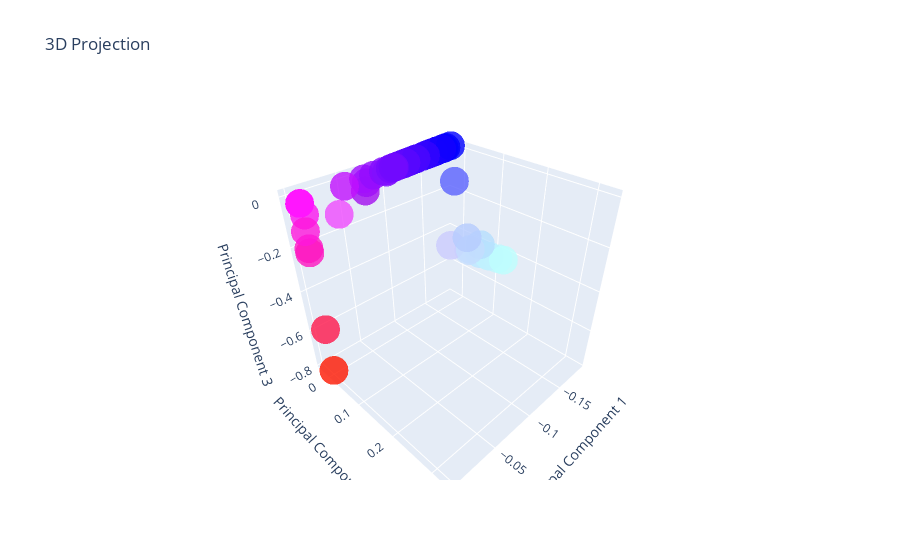
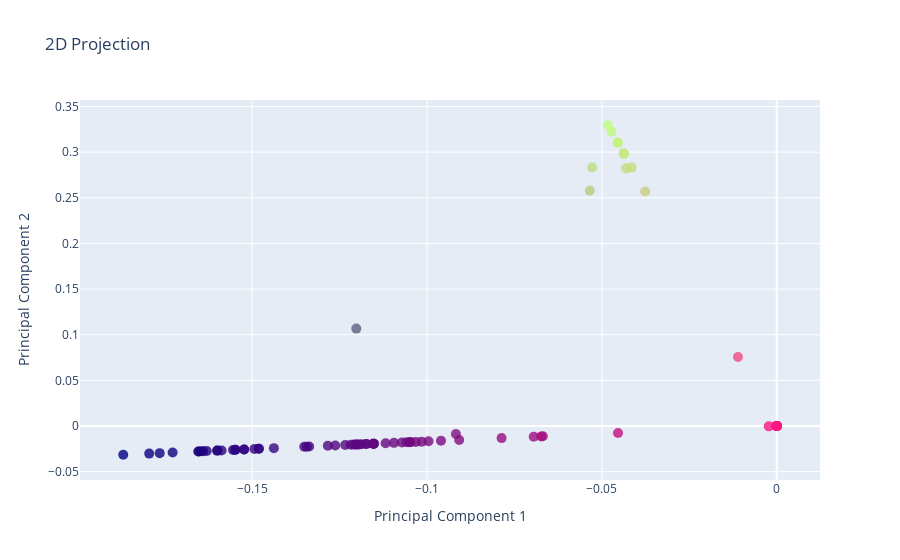

Notebook cell for these charts, in order:
### Code cell
# Create a new dictionary
langScores = {}

# for every document we have in a given directory, get the vectorized language scores of the document
# and add it to the dictionary as a value with the respective key being the name of the file
# Here the language is NOT KNOWN
for file in os.listdir(sampleDir):
    filePath = sampleDir + '/' + file

    content = readRawText(filePath)+'\n'
    freqs = freqsCalculator(content, stemDict)
    languageScore = langScore(content, freqs)
    langScores[file] = np.array(list(languageScore.values()))

# Build the matrix and get the labels of the respective points (in this case, the labels are just the file names)
matrix, labels = matrixBuilder(langScores)

# Project the matrix onto 2D and 3D space 
proj_matrix_3D = project_to_3d(matrix)
proj_matrix_2D = project_to_2d(matrix)

# Plot the projections
plot_3d_projection(proj_matrix_3D,labels)
plot_2d_projection(proj_matrix_3D,labels)

### Figure 1 — Plotly figure (JSON) as saved in the notebook; plotly's stock layout.template omitted (floating-point values rounded to 4 significant figures)
{"data": [{"hoverinfo": "text", "marker": {"color": ["rgb(116, 10, 254)", "rgb(97, 8, 254)", "rgb(123, 10, 253)", "rgb(14, 1, 254)", "rgb(91, 7, 254)", "rgb(255, 22, 254)", "rgb(93, 8, 254)", "rgb(94, 8, 254)", "rgb(94, 8, 254)", "rgb(163, 14, 238)", "rgb(86, 7, 254)", "rgb(255, 22, 254)", "rgb(160, 13, 249)", "rgb(91, 8, 254)", "rgb(97, 8, 254)", "rgb(82, 7, 254)", "rgb(255, 22, 254)", "rgb(255, 22, 254)", "rgb(97, 8, 254)", "rgb(255, 22, 254)", "rgb(43, 3, 254)", "rgb(43, 3, 254)", "rgb(52, 4, 254)", "rgb(30, 2, 254)", "rgb(29, 2, 254)", "rgb(163, 14, 254)", "rgb(31, 2, 254)", "rgb(32, 2, 254)", "rgb(70, 6, 254)", "rgb(51, 4, 254)", "rgb(255, 22, 254)", "rgb(147, 12, 254)", "rgb(36, 3, 254)", "rgb(10, 0, 254)", "rgb(42, 3, 254)", "rgb(29, 2, 254)", "rgb(47, 4, 254)", "rgb(47, 4, 254)", "rgb(58, 5, 254)", "rgb(36, 3, 254)", "rgb(38, 3, 254)", "rgb(0, 0, 255)", "rgb(19, 1, 254)", "rgb(88, 7, 254)", "rgb(131, 11, 254)", "rgb(90, 97, 254)", "rgb(97, 8, 254)", "rgb(129, 16, 254)", "rgb(119, 10, 254)", "rgb(239, 75, 254)", "rgb(195, 232, 254)", "rgb(195, 233, 254)", "rgb(192, 241, 254)", "rgb(198, 222, 254)", "rgb(190, 249, 254)", "rgb(203, 203, 254)", "rgb(192, 241, 254)", "rgb(189, 255, 254)", "rgb(182, 222, 254)", "rgb(196, 221, 254)", "rgb(182, 204, 254)", "rgb(52, 4, 254)", "rgb(193, 16, 254)", "rgb(79, 6, 254)", "rgb(90, 7, 254)", "rgb(102, 8, 254)", "rgb(111, 9, 254)", "rgb(110, 9, 254)", "rgb(105, 9, 254)", "rgb(72, 6, 254)", "rgb(108, 9, 254)", "rgb(71, 6, 254)", "rgb(90, 7, 254)", "rgb(112, 9, 254)", "rgb(114, 9, 254)", "rgb(251, 21, 239)", "rgb(254, 22, 197)", "rgb(255, 22, 254)", "rgb(254, 22, 75)", "rgb(255, 22, 254)", "rgb(254, 22, 192)", "rgb(254, 22, 220)", "rgb(255, 22, 254)", "rgb(254, 22, 0)", "rgb(255, 22, 254)", "rgb(255, 22, 254)"], "opacity": 0.8, "size": 10}, "mode": "markers", "text": ["3 landasan utama dienul Islam.txt", "33 SIKAP GHULUW DALAM TAK.txt", "4 kaidah mengetahui kesyirikan _ syaikh muhammad bin abdul wahhab.txt", "44 Ways To Support Jihad.txt", "5_106434014058905971.txt", "5_272825354958144765.txt", "5_317274998001631639.txt", "75. Biografi Syaikh Muham.txt", "Adab terhadap Al-quran.txt", "Adab-adabSeorangTholibterhadapDiriny.txt", "Adab-Berjalan-Ke-Masjid-Dan-Bacaan-S.txt", "Adil dalam Poligami.txt", "Akhlak Mujahidin (1).txt", "Aku Melawan Teroris.txt", "Aku_Bangga_Menjadi_Muslim.txt", "Al-wala' wal baro'.txt", "AlBidayahWanNihayah.txt", "Aneka Kue Kukus.txt", "aneka-resep-masakan.txt", "aturan pasutri.txt", "chat-1.txt", "chat-10.txt", "chat-2.txt", "chat-3.txt", "chat-4.txt", "chat-5.txt", "chat-6.txt", "chat-7.txt", "chat-8.txt", "chat-9.txt", "DALEEL CV.txt", "english.txt", "englishSamp1.txt", "englishSamp10.txt", "englishSamp2.txt", "englishSamp3.txt", "englishSamp4.txt", "englishSamp5.txt", "englishSamp6.txt", "englishSamp7.txt", "englishSamp8.txt", "englishSamp9.txt", "englishTest.txt", "khalid.txt", "kjo-c3abshtc3ab-ajo-qc3ab-allahu-dhe-i-dc3abrguari-i-tij-na-premtuan-neve.txt", "mixEnglishRussian.txt", "mixEnglishSpan", "mixRussianSpan.txt", "Osman Abazi - mrekullit nga kurani dhe hadithi.txt", "russian.txt", "russianSamp1.txt", "russianSamp10.txt", "russianSamp2.txt", "russianSamp3.txt", "russianSamp4.txt", "russianSamp5.txt", "russianSamp6.txt", "russianSamp7.txt", "russianSamp8.txt", "russianSamp9.txt", "russianTest.txt", "sample.txt", "spanish.txt", "spanishSamp1.txt", "spanishSamp10.txt", "spanishSamp2.txt", "spanishSamp3.txt", "spanishSamp4.txt", "spanishSamp5.txt", "spanishSamp6.txt", "spanishSamp7.txt", "spanishSamp8.txt", "spanishSamp9.txt", "spanishTest.txt", "[Muhammad At-Tamimi] Kitab Tauhid.txt", "___ ___ ________ ______.txt", "___ ____ ______ _______.txt", "___ ____ ______ ________.txt", "___ _____ ___.txt", "___ ______ __ ___ ____ ________343190491.txt", "___ _______ ______.txt", "_____ ________ ___ ____ _____ _______ ____ ___.txt", "_______ __ ___ _____ _______.txt", "_______ ___ ____ _______.txt", "_______ _____.txt", "الارض مسطحة 3.txt"], "type": "scatter3d", "x": [-0.1015, -0.1153, -0.09601, -0.1764, -0.12, 0, -0.1187, -0.1173, -0.1174, -0.06734, -0.1234, 0, -0.06949, -0.1195, -0.1155, -0.1262, 0, 0, -0.1152, 0, -0.1548, -0.1548, -0.1481, -0.1646, -0.1654, -0.06689, -0.164, -0.163, -0.1351, -0.1494, 0, -0.07868, -0.1599, -0.1794, -0.1555, -0.1653, -0.1523, -0.1523, -0.1438, -0.16, -0.1587, -0.1869, -0.1727, -0.1218, -0.09081, -0.1202, -0.1152, -0.09174, -0.09957, -0.01109, -0.04364, -0.0438, -0.04549, -0.04148, -0.04722, -0.03764, -0.04545, -0.04827, -0.05276, -0.04314, -0.05345, -0.1481, -0.04539, -0.1284, -0.1209, -0.1118, -0.1049, -0.1058, -0.1095, -0.1337, -0.1072, -0.1344, -0.1203, -0.1047, -0.1032, -0.002276, -1.915e-05, 0, -6.054e-05, 0, -2.111e-05, -5.961e-05, 0, -8.847e-05, 0, 0], "y": [-0.0171, -0.01941, -0.01617, -0.02971, -0.0202, 0, -0.01999, -0.01976, -0.01977, -0.01134, -0.02078, 0, -0.0117, -0.02012, -0.01945, -0.02126, 0, 0, -0.0194, 0, -0.02607, -0.02607, -0.02495, -0.02771, -0.02786, -0.01126, -0.02762, -0.02745, -0.02275, -0.02515, 0, -0.01325, -0.02694, -0.03022, -0.02618, -0.02783, -0.02565, -0.02565, -0.02422, -0.02695, -0.02673, -0.03147, -0.02909, -0.02051, -0.01529, 0.1067, -0.0194, -0.008695, -0.01677, 0.07569, 0.2979, 0.299, 0.3105, 0.2831, 0.3223, 0.2569, 0.3102, 0.3295, 0.2832, 0.2823, 0.2579, -0.02493, -0.007643, -0.02162, -0.02035, -0.01884, -0.01767, -0.01782, -0.01843, -0.02252, -0.01805, -0.02263, -0.02027, -0.01764, -0.01738, -0.0003835, -3.719e-06, 0, -1.176e-05, 0, -4.099e-06, -1.034e-05, 0, -1.711e-05, 0, 0], "z": [0.0005516, 0.0004474, -0.00334, 0.0009585, 0.0006517, 0, 0.0006449, -0.000368, 0.0006379, -0.04826, 0.0006704, 0, -0.01719, 0.0006492, 0.0006275, 0.0006858, 0, 0, 0.0006259, 0, 0.0008409, 0.0008409, 0.0008048, 0.0008939, 0.0008986, 0.0003634, 0.0008909, 0.0008854, 0.0007339, 0.0008114, 0, 0.0004274, 0.0008689, 0.0009748, 0.0008446, 0.0008979, 0.0008274, 0.0008274, 0.0007812, 0.0008693, 0.0008624, 0.001015, 0.0009384, 0.0002058, 0.0004933, 0.0005399, 0.0006258, 0.0004923, 0.0005409, -8.97e-06, -3.53e-05, -3.543e-05, -3.68e-05, -3.355e-05, -3.82e-05, -3.045e-05, -3.676e-05, -3.904e-05, 2.599e-05, -2.4e-05, 5.217e-05, 0.0008043, 0.0002466, 0.0006973, 0.0006566, 0.0006076, 0.0005701, 0.0005749, 0.0005946, 0.0007263, 0.0005823, 0.00073, 0.0006538, 0.0005689, 0.0005608, -0.04635, -0.1744, 0, -0.5514, 0, -0.1923, -0.1062, 0, -0.7826, 0, 0]}], "layout": {"scene": {"xaxis": {"title": {"text": "Principal Component 1"}}, "yaxis": {"title": {"text": "Principal Component 2"}}, "zaxis": {"title": {"text": "Principal Component 3"}}}, "title": {"text": "3D Projection"}}}

### Figure 2 — Plotly figure (JSON) as saved in the notebook; plotly's stock layout.template omitted (floating-point values rounded to 4 significant figures)
{"data": [{"hoverinfo": "text", "marker": {"color": ["rgb(116, 10, 128)", "rgb(97, 8, 128)", "rgb(123, 10, 128)", "rgb(14, 1, 128)", "rgb(91, 7, 128)", "rgb(255, 22, 128)", "rgb(93, 8, 128)", "rgb(94, 8, 128)", "rgb(94, 8, 128)", "rgb(163, 14, 128)", "rgb(86, 7, 128)", "rgb(255, 22, 128)", "rgb(160, 13, 128)", "rgb(91, 8, 128)", "rgb(97, 8, 128)", "rgb(82, 7, 128)", "rgb(255, 22, 128)", "rgb(255, 22, 128)", "rgb(97, 8, 128)", "rgb(255, 22, 128)", "rgb(43, 3, 128)", "rgb(43, 3, 128)", "rgb(52, 4, 128)", "rgb(30, 2, 128)", "rgb(29, 2, 128)", "rgb(163, 14, 128)", "rgb(31, 2, 128)", "rgb(32, 2, 128)", "rgb(70, 6, 128)", "rgb(51, 4, 128)", "rgb(255, 22, 128)", "rgb(147, 12, 128)", "rgb(36, 3, 128)", "rgb(10, 0, 128)", "rgb(42, 3, 128)", "rgb(29, 2, 128)", "rgb(47, 4, 128)", "rgb(47, 4, 128)", "rgb(58, 5, 128)", "rgb(36, 3, 128)", "rgb(38, 3, 128)", "rgb(0, 0, 128)", "rgb(19, 1, 128)", "rgb(88, 7, 128)", "rgb(131, 11, 128)", "rgb(90, 97, 128)", "rgb(97, 8, 128)", "rgb(129, 16, 128)", "rgb(119, 10, 128)", "rgb(239, 75, 128)", "rgb(195, 232, 128)", "rgb(195, 233, 128)", "rgb(192, 241, 128)", "rgb(198, 222, 128)", "rgb(190, 249, 128)", "rgb(203, 203, 128)", "rgb(192, 241, 128)", "rgb(189, 255, 128)", "rgb(182, 222, 128)", "rgb(196, 221, 128)", "rgb(182, 204, 128)", "rgb(52, 4, 128)", "rgb(193, 16, 128)", "rgb(79, 6, 128)", "rgb(90, 7, 128)", "rgb(102, 8, 128)", "rgb(111, 9, 128)", "rgb(110, 9, 128)", "rgb(105, 9, 128)", "rgb(72, 6, 128)", "rgb(108, 9, 128)", "rgb(71, 6, 128)", "rgb(90, 7, 128)", "rgb(112, 9, 128)", "rgb(114, 9, 128)", "rgb(251, 21, 128)", "rgb(254, 22, 128)", "rgb(255, 22, 128)", "rgb(254, 22, 128)", "rgb(255, 22, 128)", "rgb(254, 22, 128)", "rgb(254, 22, 128)", "rgb(255, 22, 128)", "rgb(254, 22, 128)", "rgb(255, 22, 128)", "rgb(255, 22, 128)"], "opacity": 0.8, "size": 10}, "mode": "markers", "text": ["3 landasan utama dienul Islam.txt", "33 SIKAP GHULUW DALAM TAK.txt", "4 kaidah mengetahui kesyirikan _ syaikh muhammad bin abdul wahhab.txt", "44 Ways To Support Jihad.txt", "5_106434014058905971.txt", "5_272825354958144765.txt", "5_317274998001631639.txt", "75. Biografi Syaikh Muham.txt", "Adab terhadap Al-quran.txt", "Adab-adabSeorangTholibterhadapDiriny.txt", "Adab-Berjalan-Ke-Masjid-Dan-Bacaan-S.txt", "Adil dalam Poligami.txt", "Akhlak Mujahidin (1).txt", "Aku Melawan Teroris.txt", "Aku_Bangga_Menjadi_Muslim.txt", "Al-wala' wal baro'.txt", "AlBidayahWanNihayah.txt", "Aneka Kue Kukus.txt", "aneka-resep-masakan.txt", "aturan pasutri.txt", "chat-1.txt", "chat-10.txt", "chat-2.txt", "chat-3.txt", "chat-4.txt", "chat-5.txt", "chat-6.txt", "chat-7.txt", "chat-8.txt", "chat-9.txt", "DALEEL CV.txt", "english.txt", "englishSamp1.txt", "englishSamp10.txt", "englishSamp2.txt", "englishSamp3.txt", "englishSamp4.txt", "englishSamp5.txt", "englishSamp6.txt", "englishSamp7.txt", "englishSamp8.txt", "englishSamp9.txt", "englishTest.txt", "khalid.txt", "kjo-c3abshtc3ab-ajo-qc3ab-allahu-dhe-i-dc3abrguari-i-tij-na-premtuan-neve.txt", "mixEnglishRussian.txt", "mixEnglishSpan", "mixRussianSpan.txt", "Osman Abazi - mrekullit nga kurani dhe hadithi.txt", "russian.txt", "russianSamp1.txt", "russianSamp10.txt", "russianSamp2.txt", "russianSamp3.txt", "russianSamp4.txt", "russianSamp5.txt", "russianSamp6.txt", "russianSamp7.txt", "russianSamp8.txt", "russianSamp9.txt", "russianTest.txt", "sample.txt", "spanish.txt", "spanishSamp1.txt", "spanishSamp10.txt", "spanishSamp2.txt", "spanishSamp3.txt", "spanishSamp4.txt", "spanishSamp5.txt", "spanishSamp6.txt", "spanishSamp7.txt", "spanishSamp8.txt", "spanishSamp9.txt", "spanishTest.txt", "[Muhammad At-Tamimi] Kitab Tauhid.txt", "___ ___ ________ ______.txt", "___ ____ ______ _______.txt", "___ ____ ______ ________.txt", "___ _____ ___.txt", "___ ______ __ ___ ____ ________343190491.txt", "___ _______ ______.txt", "_____ ________ ___ ____ _____ _______ ____ ___.txt", "_______ __ ___ _____ _______.txt", "_______ ___ ____ _______.txt", "_______ _____.txt", "الارض مسطحة 3.txt"], "type": "scatter", "x": [-0.1015, -0.1153, -0.09601, -0.1764, -0.12, 0, -0.1187, -0.1173, -0.1174, -0.06734, -0.1234, 0, -0.06949, -0.1195, -0.1155, -0.1262, 0, 0, -0.1152, 0, -0.1548, -0.1548, -0.1481, -0.1646, -0.1654, -0.06689, -0.164, -0.163, -0.1351, -0.1494, 0, -0.07868, -0.1599, -0.1794, -0.1555, -0.1653, -0.1523, -0.1523, -0.1438, -0.16, -0.1587, -0.1869, -0.1727, -0.1218, -0.09081, -0.1202, -0.1152, -0.09174, -0.09957, -0.01109, -0.04364, -0.0438, -0.04549, -0.04148, -0.04722, -0.03764, -0.04545, -0.04827, -0.05276, -0.04314, -0.05345, -0.1481, -0.04539, -0.1284, -0.1209, -0.1118, -0.1049, -0.1058, -0.1095, -0.1337, -0.1072, -0.1344, -0.1203, -0.1047, -0.1032, -0.002276, -1.915e-05, 0, -6.054e-05, 0, -2.111e-05, -5.961e-05, 0, -8.847e-05, 0, 0], "y": [-0.0171, -0.01941, -0.01617, -0.02971, -0.0202, 0, -0.01999, -0.01976, -0.01977, -0.01134, -0.02078, 0, -0.0117, -0.02012, -0.01945, -0.02126, 0, 0, -0.0194, 0, -0.02607, -0.02607, -0.02495, -0.02771, -0.02786, -0.01126, -0.02762, -0.02745, -0.02275, -0.02515, 0, -0.01325, -0.02694, -0.03022, -0.02618, -0.02783, -0.02565, -0.02565, -0.02422, -0.02695, -0.02673, -0.03147, -0.02909, -0.02051, -0.01529, 0.1067, -0.0194, -0.008695, -0.01677, 0.07569, 0.2979, 0.299, 0.3105, 0.2831, 0.3223, 0.2569, 0.3102, 0.3295, 0.2832, 0.2823, 0.2579, -0.02493, -0.007643, -0.02162, -0.02035, -0.01884, -0.01767, -0.01782, -0.01843, -0.02252, -0.01805, -0.02263, -0.02027, -0.01764, -0.01738, -0.0003835, -3.719e-06, 0, -1.176e-05, 0, -4.099e-06, -1.034e-05, 0, -1.711e-05, 0, 0]}], "layout": {"title": {"text": "2D Projection"}, "xaxis": {"title": {"text": "Principal Component 1"}}, "yaxis": {"title": {"text": "Principal Component 2"}}}}
